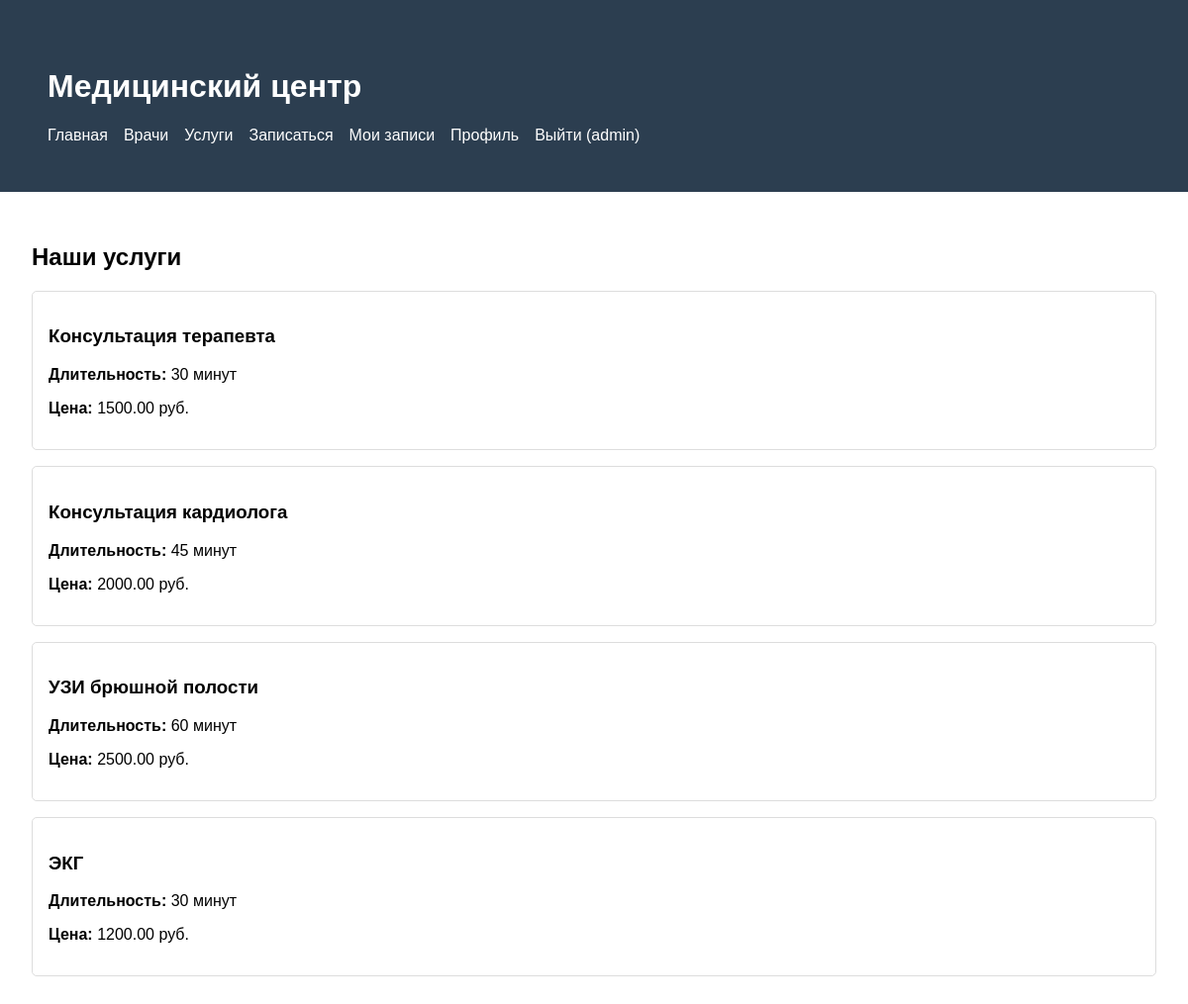
/services/ (signed in), run on the app's committed database.
### clinic/models.py (models this page shows, shortened)
class Service(models.Model):
    name = models.CharField(max_length=200, verbose_name='Название услуги')
    duration = models.IntegerField(verbose_name='Длительность (мин)', default=30)
    price = models.DecimalField(max_digits=10, decimal_places=2, verbose_name='Цена')
    class Meta:
        verbose_name = 'Услуга'
        verbose_name_plural = 'Услуги'

### clinic/views.py (the view)
# urls.py: path('services/', views.ServiceListView.as_view(), name='service_list'),
class ServiceListView(ListView):
    model = Service
    template_name = 'clinic/service_list.html'
    context_object_name = 'services'

### clinic/templates/clinic/service_list.html
{% extends 'clinic/base.html' %}
{% block content %}
<h2>Наши услуги</h2>
<div style="display: grid; gap: 1rem;">
    {% for service in services %}
    <div style="border: 1px solid #ddd; padding: 1rem; border-radius: 5px;">
        <h3>{{ service.name }}</h3>
        <p><strong>Длительность:</strong> {{ service.duration }} минут</p>
        <p><strong>Цена:</strong> {{ service.price }} руб.</p>
    </div>
    {% empty %}
    <p>Услуги не найдены</p>
    {% endfor %}
</div>
{% endblock %}

### clinic/templates/clinic/base.html (shortened to what this page needs)
<!DOCTYPE html>
<html lang="ru">
<head>
</head>
<body>
    <div class="header">
        <div class="container">
            <h1>Медицинский центр</h1>
            <div class="nav">
                <a href="{% url 'home' %}">Главная</a>
                <a href="{% url 'doctor_list' %}">Врачи</a>
                <a href="{% url 'service_list' %}">Услуги</a>
                {% if user.is_authenticated %}
                    <a href="{% url 'appointment_create' %}">Записаться</a>
                    <a href="{% url 'appointment_list' %}">Мои записи</a>
                    <a href="{% url 'patient_profile' %}">Профиль</a>
                    <a href="{% url 'admin:logout' %}">Выйти ({{ user.username }})</a>
                {% else %}
                    <a href="{% url 'admin:login' %}">Войти</a>
                {% endif %}
            </div>
        </div>
    </div>
    <div class="container">
        {% block content %}
        {% endblock %}
    </div>
</body>
</html>

### clinic/templates/clinic/base.html (style rules this page uses)
body { font-family: Arial, sans-serif; margin: 0; padding: 0; }
.header { background: #2c3e50; color: white; padding: 1rem; }
.nav { display: flex; gap: 1rem; }
.nav a { color: white; text-decoration: none; }
.container { max-width: 1200px; margin: 0 auto; padding: 2rem; }

### data on the page
Service: name "Консультация терапевта", duration "30", price "1500.00"
Service: name "Консультация кардиолога", duration "45", price "2000.00"
Service: name "УЗИ брюшной полости", duration "60", price "2500.00"
Service: name "ЭКГ", duration "30", price "1200.00"

### other printed values
{{ user.username }} "admin"
